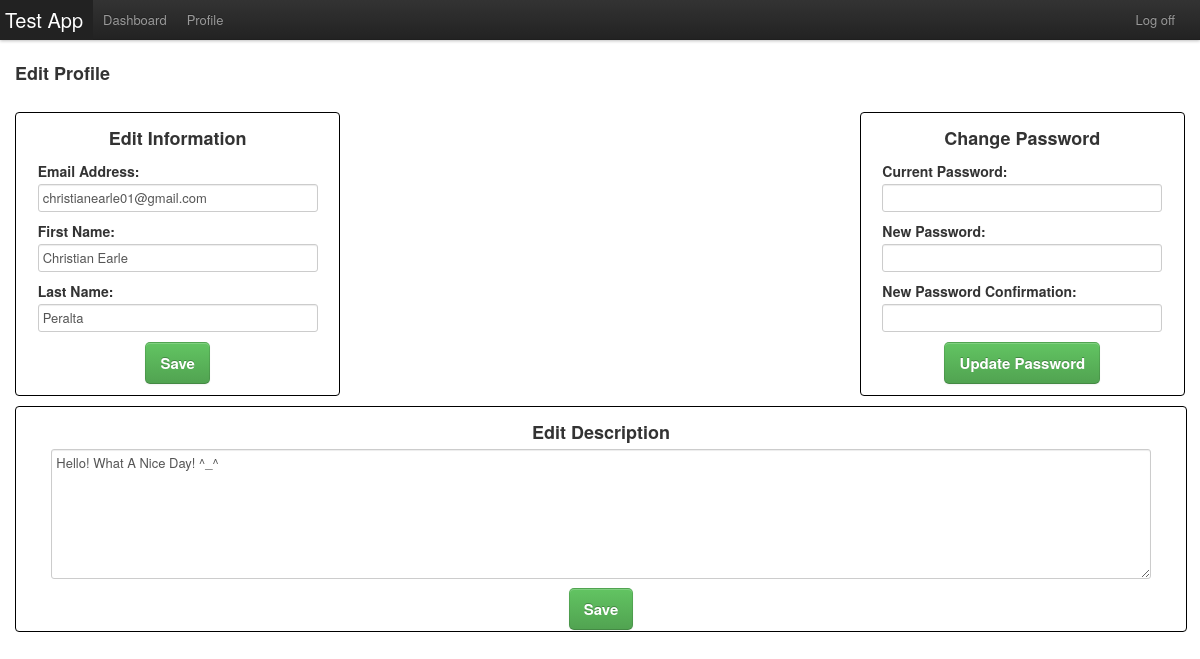
The page /edit/ on the database its author committed.
### tables this page shows
CREATE TABLE `users` (
  `id` int(11) NOT NULL AUTO_INCREMENT,
  `first_name` varchar(255) DEFAULT NULL,
  `last_name` varchar(255) DEFAULT NULL,
  `email` varchar(255) DEFAULT NULL,
  `password` varchar(255) DEFAULT NULL,
  `user_level` varchar(10) DEFAULT NULL,
  `description` text,
  `created_at` datetime DEFAULT NULL,
  `updated_at` datetime DEFAULT NULL,
  PRIMARY KEY (`id`)
);

### application/controllers/users.php (called while the page is built, shortened)
<?php
class Users extends CI_Controller{
    public function edit($id=1){
        $data = $this->user->check_userid($id);
        if($this->session->userdata('user_level') == "admin" && $this->session->userdata('user_id') != $id){
            $this->load->view('admin/edit_user', $data);
        }
        else{
            $this->load->view('user/edit_user', $data);
        }
    }
}

### index.php (called while the page is built, shortened)
<?php
require_once BASEPATH.'core/CodeIgniter.php';

### application/models/user.php (called while the page is built, shortened)
<?php
class User extends CI_Model{
    public function check_userid($id){
        $id = $this->security->xss_clean($id);
        $query = "SELECT * FROM users WHERE id = ?";
        return $this->db->query($query, $id)->row_array();
    }
}

### application/views/user/edit_user.php (the view, shortened to what this page needs)
<?php
if(empty($emailp)){ $emailp = ""; }
if(empty($first_namep)){ $first_namep = ""; }
if(empty($last_namep)){ $last_namep = ""; }
if(empty($old_password)){ $old_password = ""; }
if(empty($new_password)){ $new_password = ""; }
if(empty($new_password_confirmation)){ $new_password_confirmation = ""; }
?>
<!DOCTYPE html>
<html lang="en">
<head>
    <link rel="stylesheet" href="/assets/css/bootstrap.css">
    <link rel="stylesheet" href="/assets/css/bootstrap-responsive.css">
    <link rel="stylesheet" href="/assets/css/user/edit_user.css">
</head>
<body>
    <div class="navbar navbar-fixed-top">
        <div class="navbar-inner">
            <div class="container">
                <ul class="nav">
                    <li class="active">
                        <a href="#" class="brand">Test App</a>
                    </li>
                    <li><a href="/dashboard">Dashboard</a></li>
                    <li><a href="#">Profile</a></li>
                </ul>
                <ul class="nav pull-right">
                    <li><a href="/users/logoff">Log off</a></li>
                </ul>
            </div>
        </div>
    </div>
    <div class="container margin">
        <h3>Edit Profile</h3>
        <form action="/users/edit_validation" method="post">
            <h3>Edit Information</h3>
            <label>
                <h4>Email Address:</h4>
                <input type="text" name="email" value="<?= $email ?>" placeholder="<?= strip_tags($emailp) ?>">
            </label>
            <label>
                <h4>First Name:</h4>
                <input type="text" name="first_name" value="<?= $first_name ?>" placeholder="<?= strip_tags($first_namep) ?>">
            </label>
            <label>
                <h4>Last Name:</h4>
                <input type="text" name="last_name" value="<?= $last_name ?>" placeholder="<?= strip_tags($last_namep) ?>">
            </label>
            <input type="submit" class="btn btn-success btn-large emphasize" value="Save">
        </form>
        <form action="/users/changepass_validation" method="post" class="pull-right">
            <h3>Change Password</h3>
            <label>
                <h4>Current Password:</h4>
                <input type="password" name="old_password" placeholder="<?= strip_tags($old_password) ?>">
            </label>
            <label>
                <h4>New Password:</h4>
                <input type="password" name="new_password" placeholder="<?= strip_tags($new_password) ?>">
            </label>
            <label>
                <h4>New Password Confirmation:</h4>
                <input type="password" name="new_password_confirmation" placeholder="<?= strip_tags($new_password_confirmation) ?>">
            </label>
            <input type="submit" class="btn btn-success btn-large emphasize" value="Update Password">
        </form>
        <form action="/users/update_profile_description" method="post" class="description">
            <h3>Edit Description</h3>
            <textarea name="description"><?= $description ?></textarea>
            <input type="submit" class="btn btn-success btn-large emphasize" value="Save">
        </form>
    </div>
</body>
</html>

### assets/css/user/edit_user.css (style rules this page uses)
.margin { margin-top: 5%; }
.margin > h3 { display: block; margin-bottom: 25px; background-color: white; }
form { display: inline-block; vertical-align: top; width: 300px; padding: 1%; border: 1px solid black; border-radius: 4px; text-align: center; margin: 0 auto; }
form h4 { text-align: initial; padding-left: 10px; }
label { margin: 10px 0; }
label input[type="text"], label input[type="password"], select { width: 90%; margin: 4px auto; }
form.description { margin-top: 10px; display: block; width: 98%; max-height: 30%; height: 200px; }
form.description > h3 { margin-bottom: 3px; }
form.description > textarea { width: 95%; max-height: 100%; height: 60%; }
input[type="text"]::placeholder, input[type="password"]::placeholder { color: red; }
.emphasize { font-weight: 600; }

### rows shown on the page
users: email "christianearle01@gmail.com", first_name "Christian Earle", last_name "Peralta", description "Hello! What A Nice Day! ^_^"
